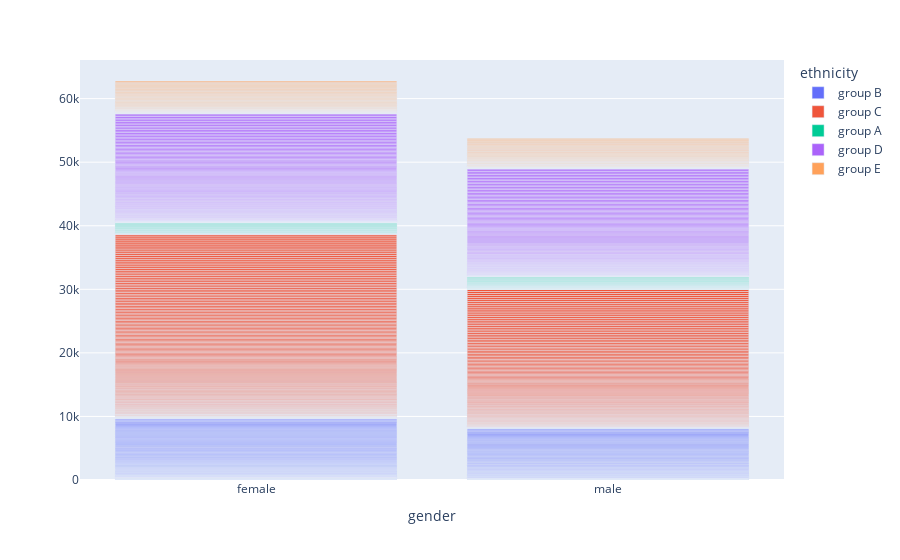

The notebook cell this image was saved under:
### Markdown cell above
That's how you make bar plot, then our first objective are to see how the distribusion of the ethnicity and gender. We can put etchincity as color to differentiate them.

### Code cell
fig = px.bar(df,
             x= 'gender',
             color='ethnicity'
fig.show()

### Figure 1 — Plotly figure (JSON) as saved in the notebook; plotly's stock layout.template omitted (floating-point values rounded to 4 significant figures; data arrays with more than 128 entries replaced by an {"elided": "..."} marker saying what was removed)
{"data": [{"alignmentgroup": "True", "customdata": {"elided": "190x1 str values"}, "hoverlabel": {"namelength": 0}, "hovertemplate": "ethnicity=group B<br>gender=%{customdata[0]}", "legendgroup": "group B", "marker": {"color": "#636efa"}, "name": "group B", "offsetgroup": "group B", "orientation": "v", "showlegend": true, "textposition": "auto", "type": "bar", "x": {"elided": "190 str values"}, "xaxis": "x", "yaxis": "y"}, {"alignmentgroup": "True", "customdata": {"elided": "319x1 str values"}, "hoverlabel": {"namelength": 0}, "hovertemplate": "ethnicity=group C<br>gender=%{customdata[0]}", "legendgroup": "group C", "marker": {"color": "#EF553B"}, "name": "group C", "offsetgroup": "group C", "orientation": "v", "showlegend": true, "textposition": "auto", "type": "bar", "x": {"elided": "319 str values"}, "xaxis": "x", "yaxis": "y"}, {"alignmentgroup": "True", "customdata": [["male"], ["male"], ["female"], ["male"], ["female"], ["male"], ["male"], ["female"], ["male"], ["male"], ["female"], ["male"], ["female"], ["male"], ["male"], ["male"], ["male"], ["male"], ["male"], ["male"], ["male"], ["male"], ["male"], ["male"], ["male"], ["female"], ["female"], ["male"], ["female"], ["male"], ["male"], ["female"], ["female"], ["male"], ["female"], ["female"], ["male"], ["male"], ["male"], ["female"], ["male"], ["male"], ["female"], ["male"], ["male"], ["male"], ["female"], ["male"], ["male"], ["male"], ["female"], ["female"], ["male"], ["male"], ["female"], ["male"], ["male"], ["female"], ["female"], ["male"], ["female"], ["male"], ["male"], ["male"], ["female"], ["male"], ["female"], ["male"], ["male"], ["male"], ["female"], ["female"], ["female"], ["male"], ["female"], ["female"], ["female"], ["female"], ["female"], ["male"], ["male"], ["female"], ["male"], ["female"], ["female"], ["female"], ["male"], ["female"], ["male"]], "hoverlabel": {"namelength": 0}, "hovertemplate": "ethnicity=group A<br>gender=%{customdata[0]}", "legendgroup": "group A", "marker": {"color": "#00cc96"}, "name": "group A", "offsetgroup": "group A", "orientation": "v", "showlegend": true, "textposition": "auto", "type": "bar", "x": ["male", "male", "female", "male", "female", "male", "male", "female", "male", "male", "female", "male", "female", "male", "male", "male", "male", "male", "male", "male", "male", "male", "male", "male", "male", "female", "female", "male", "female", "male", "male", "female", "female", "male", "female", "female", "male", "male", "male", "female", "male", "male", "female", "male", "male", "male", "female", "male", "male", "male", "female", "female", "male", "male", "female", "male", "male", "female", "female", "male", "female", "male", "male", "male", "female", "male", "female", "male", "male", "male", "female", "female", "female", "male", "female", "female", "female", "female", "female", "male", "male", "female", "male", "female", "female", "female", "male", "female", "male"], "xaxis": "x", "yaxis": "y"}, {"alignmentgroup": "True", "customdata": {"elided": "262x1 str values"}, "hoverlabel": {"namelength": 0}, "hovertemplate": "ethnicity=group D<br>gender=%{customdata[0]}", "legendgroup": "group D", "marker": {"color": "#ab63fa"}, "name": "group D", "offsetgroup": "group D", "orientation": "v", "showlegend": true, "textposition": "auto", "type": "bar", "x": {"elided": "262 str values"}, "xaxis": "x", "yaxis": "y"}, {"alignmentgroup": "True", "customdata": {"elided": "140x1 str values"}, "hoverlabel": {"namelength": 0}, "hovertemplate": "ethnicity=group E<br>gender=%{customdata[0]}", "legendgroup": "group E", "marker": {"color": "#FFA15A"}, "name": "group E", "offsetgroup": "group E", "orientation": "v", "showlegend": true, "textposition": "auto", "type": "bar", "x": {"elided": "140 str values"}, "xaxis": "x", "yaxis": "y"}], "layout": {"barmode": "relative", "legend": {"title": {"text": "ethnicity"}, "tracegroupgap": 0}, "margin": {"t": 60}, "xaxis": {"anchor": "y", "domain": [0, 1], "title": {"text": "gender"}}, "yaxis": {"anchor": "x", "domain": [0, 1]}}}
